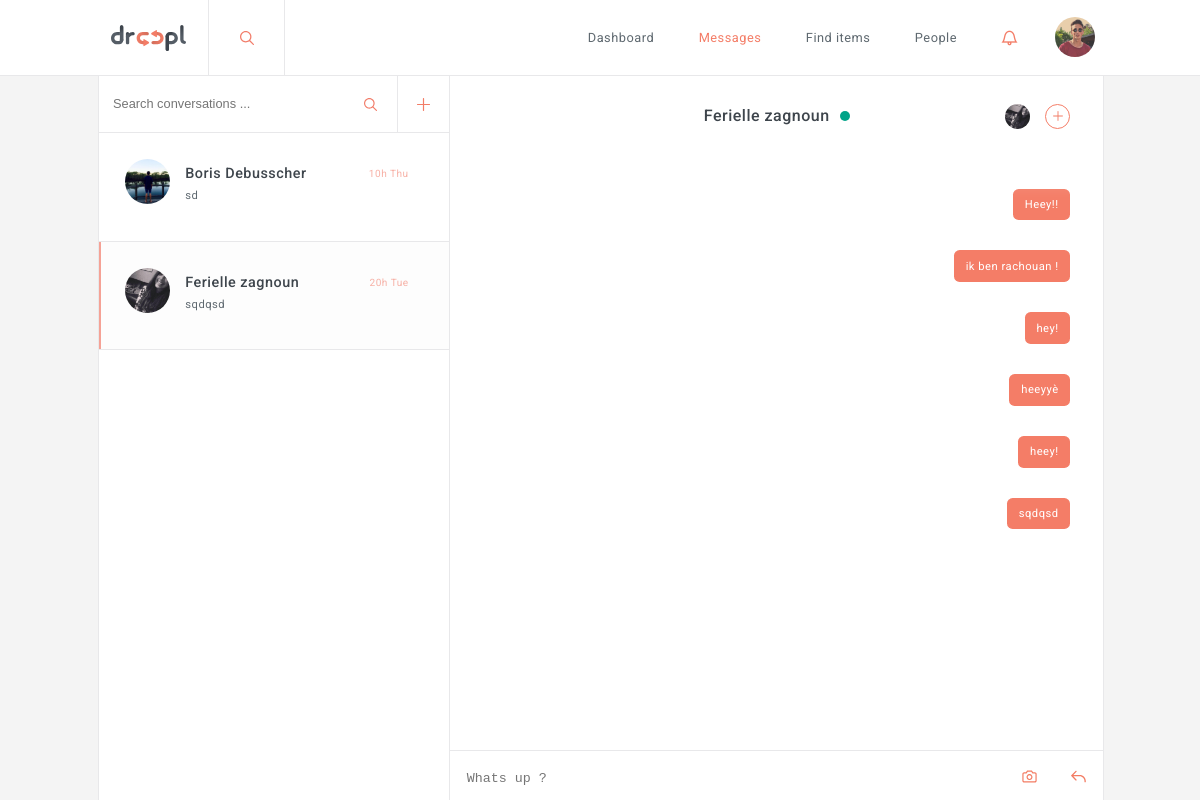
/development/index.php?page=messages&id=2 (signed in), run on an earlier commit of the app's database.
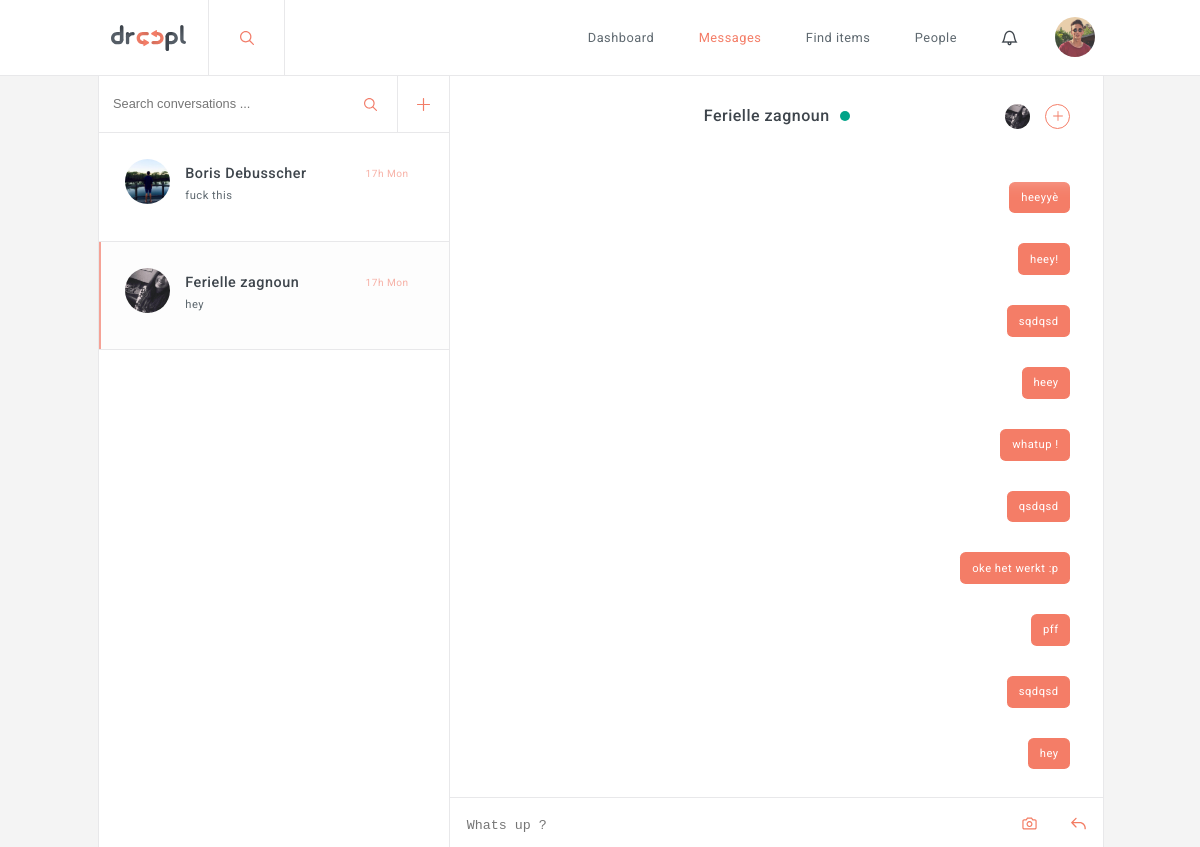
And on a later commit of the database.
### tables this page shows
CREATE TABLE `conversation` (
  `conversation_id` int(11) NOT NULL,
  `conversation_name` varchar(255) NOT NULL,
  `conversation_creation_date` timestamp NOT NULL DEFAULT CURRENT_TIMESTAMP ON UPDATE CURRENT_TIMESTAMP,
  `conversation_typing` tinyint(1) NOT NULL
);

CREATE TABLE `users` (
  `id` int(11) NOT NULL,
  `firstname` varchar(255) NOT NULL,
  `lastname` varchar(255) NOT NULL,
  `email` varchar(255) NOT NULL,
  `picture` varchar(255) NOT NULL,
  `age` date NOT NULL,
  `street` varchar(255) NOT NULL,
  `nr` varchar(255) NOT NULL,
  `zipcode` varchar(255) NOT NULL,
  `city` varchar(255) NOT NULL,
  `password` varchar(255) NOT NULL,
  `occupation` varchar(255) NOT NULL,
  `number` varchar(255) NOT NULL,
  `status` tinyint(1) NOT NULL,
  `verification` tinyint(1) NOT NULL,
  `description` text NOT NULL,
  `lang` varchar(255) NOT NULL,
  `latitude` varchar(255) NOT NULL,
  `longitude` varchar(255) NOT NULL
);

CREATE TABLE `conversation_users` (
  `id` int(11) NOT NULL,
  `conversation_id` int(11) NOT NULL,
  `user_id` int(11) NOT NULL,
  `creation_date` timestamp NOT NULL DEFAULT CURRENT_TIMESTAMP ON UPDATE CURRENT_TIMESTAMP,
  `user_typing` tinyint(1) NOT NULL
);

CREATE TABLE `messages` (
  `message_id` int(11) NOT NULL,
  `conversation_id` int(11) NOT NULL,
  `user_id` int(11) NOT NULL,
  `message` text NOT NULL,
  `message_creation_date` timestamp NOT NULL DEFAULT CURRENT_TIMESTAMP ON UPDATE CURRENT_TIMESTAMP
);

### development/controller/AppController.php (called while the page is built, shortened)
<?php
class AppController {
	public $route = array();
	public function filter() {
		call_user_func(array($this, $this->route['action']));
		$this->converstations();
	}
	public function converstations(){
		require_once WWW_ROOT . 'dao' .DS. 'ConvoUsersDAO.php';
		$this->convoUsersDAO = new ConvoUsersDAO();
		if(!empty($_SESSION['user'])){
			$converstations = $this->convoUsersDAO->getConversationByUserId($_SESSION['user']['id']);
		}
	}
	public function render() {
		require WWW_ROOT . 'parts/menu.php';
	    require WWW_ROOT . 'pages/' . strtolower($this->route['controller']) . DS . $this->route['action'] . '.php';
	    require WWW_ROOT . 'parts/footer.php';
	}
}

### development/index.php (called while the page is built, shortened)
<?php
require_once WWW_ROOT . 'classes' .DS. 'DatabasePDO.php';
require_once WWW_ROOT . 'includes' .DS. 'routes.php';
$route = $routes[$_GET['page']];
$controllerObj = new $controllerName();
$controllerObj->route = $route;
$controllerObj->filter();
$controllerObj->render();

### development/dao/ConvoUsersDAO.php (called while the page is built, shortened)
<?php
require_once WWW_ROOT .'classes'. DS . 'DatabasePDO.php';
class ConvoUsersDAO
{
	public $pdo;
	public function __construct(){
		$this->pdo = DatabasePDO::getInstance();
	}
	public function getConversationByUserId($user_id){
		$sql = 'SELECT c.conversation_id,c.conversation_name,u.id,u.firstname ,m.message,m.message_creation_date,u.lastname,u.picture
		FROM conversation_users AS cu
        LEFT OUTER JOIN conversation AS c
        on cu.conversation_id = c.conversation_id
		LEFT OUTER JOIN users AS u
        on u.id = (
           SELECT x.user_id
FROM conversation_users AS x
WHERE x.conversation_id = cu.conversation_id AND x.user_id != :check_id
GROUP BY x.conversation_id
        )
        LEFT OUTER JOIN messages AS m
        on c.conversation_id = m.conversation_id AND m.message_creation_date =
        (
           SELECT MAX(r.message_creation_date) FROM conversation_users AS k LEFT OUTER JOIN messages AS r ON r.conversation_id = k.conversation_id WHERE k.conversation_id = cu.conversation_id
        )
        WHERE cu.user_id = :user_id
        GROUP BY cu.id
        ORDER BY m.message_creation_date DESC';
		$stmt = $this->pdo->prepare($sql);
		$stmt->bindValue(':check_id',$user_id);
		$stmt->bindValue(':user_id',$user_id);
		if($stmt->execute()){
			$conversations = $stmt->fetchAll(PDO::FETCH_ASSOC);
			if(!empty($conversations)){
				return $conversations;
			}
		}
		return array();
	}
	public function getUserByConversationId($conversation_id){
		$sql = 'SELECT cu.user_id ,u.firstname,u.lastname,u.picture,cu.user_typing
FROM conversation_users AS cu
LEFT OUTER JOIN users AS u
ON u.id = cu.user_id
WHERE cu.conversation_id = :conversation_id
ORDER BY cu.user_typing DESC';
		$stmt = $this->pdo->prepare($sql);
		$stmt->bindValue(':conversation_id',$conversation_id);
		if($stmt->execute()){
			$users = $stmt->fetchAll(PDO::FETCH_ASSOC);
			if(!empty($users)){
				return $users;
			}
		}
		return array();
	}
}

### development/classes/DatabasePDO.php (called while the page is built)
<?php
class DatabasePDO
{
    public static function getInstance()
    {
        $dsn = Config::DB_TYPE . ':host=' . Config::DB_HOST . ';dbname=' . Config::DB_NAME;
        $pdo = new PDO($dsn, Config::DB_USER, Config::DB_PASS);
        $pdo->setAttribute(PDO::ATTR_ERRMODE, PDO::ERRMODE_EXCEPTION);
		$pdo->setAttribute(PDO::ATTR_EMULATE_PREPARES, false);
        return $pdo;
    }
}

### development/controller/MessagesController.php (called while the page is built, shortened)
<?php
require_once WWW_ROOT . 'controller'. DS .'AppController.php';
class MessagesController extends AppController{
	public function __construct(){
		require_once WWW_ROOT . 'dao' .DS. 'ConversationsDAO.php';
		require_once WWW_ROOT . 'dao' .DS. 'ConvoUsersDAO.php';
		require_once WWW_ROOT . 'dao' .DS. 'MessagesDAO.php';
		$this->conversationDAO = new ConversationsDAO();
		$this->convoUsersDAO = new ConvoUsersDAO();
		$this->messagesDAO = new MessagesDAO();
	}
	public function messages(){
		if(isset($_SESSION['user'])){
			if(!empty($_SESSION['user']['id'])){
				$conversations = $this->convoUsersDAO->getConversationByUserId($_SESSION['user']['id']);
				$id = 0;
				if(isset($_GET) && !empty($_GET['id'])){
					$id = $_GET['id'];
				}else{
					if(!empty($conversations)){
						$id = $conversations[0]['conversation_id'];
					}
				}
				$conversation = $this->conversationDAO->getConversationById($id,$_SESSION['user']['id']);
				if(isset($_SESSION['conversation'])){
					$convo_users = $this->convoUsersDAO->getUserByConversationId($conversation['conversation_id']);
					$messages = $this->messagesDAO->getMessagesByConversationId($conversation['conversation_id']);
				}
			}
		}else{
			$this->redirect("?page=login");
		}
	}
}

### development/dao/ConversationsDAO.php (called while the page is built)
<?php
require_once WWW_ROOT .'classes'. DS . 'DatabasePDO.php';
class ConversationsDAO
{
	public $pdo;
	public function __construct(){
		$this->pdo = DatabasePDO::getInstance();
	}
	public function getConversationById($conversation_id,$user_id){
		$sql = 'SELECT c.conversation_id,c.conversation_name,cu.user_id,cu.user_typing
		FROM conversation AS c
		LEFT OUTER JOIN conversation_users AS cu
        on cu.user_id = (
           SELECT x.user_id
FROM conversation_users AS x
WHERE x.conversation_id = c.conversation_id AND x.user_id != :user_id
GROUP BY x.conversation_id
        )
        WHERE c.conversation_id = :conversation_id
        GROUP BY c.conversation_id';
		$stmt = $this->pdo->prepare($sql);
		$stmt->bindValue(':conversation_id',$conversation_id);
		$stmt->bindValue(':user_id',$user_id);
		if($stmt->execute()){
			$conversation = $stmt->fetch(PDO::FETCH_ASSOC);
			if(!empty($conversation)){
				return $conversation;
			}
		}
		return array();
	}
}

### development/dao/MessagesDAO.php (called while the page is built, shortened)
<?php
require_once WWW_ROOT .'classes'. DS . 'DatabasePDO.php';
class MessagesDAO
{
	public $pdo;
	public function __construct(){
		$this->pdo = DatabasePDO::getInstance();
	}
	public function getMessagesByConversationId($conversation_id){
		$sql = 'SELECT m.message_id,m.message,u.id, u.firstname ,u.lastname,u.picture
		FROM messages AS m
		LEFT OUTER JOIN users AS u
        on m.user_id = u.id
        WHERE m.conversation_id = :conversation_id
        GROUP BY m.message_id
        ORDER BY m.message_creation_date DESC LIMIT 10 OFFSET 0';
		$stmt = $this->pdo->prepare($sql);
		$stmt->bindValue(':conversation_id',$conversation_id);
		if($stmt->execute()){
			$messages = $stmt->fetchAll(PDO::FETCH_ASSOC);
			if(!empty($messages)){
				return $messages;
			}
		}
		return array();
	}
}

### development/pages/messages/messages.php (the view, shortened to what this page needs)
<div class="messages">
<aside class="conversations">
    <form id="search-conversations">
        <input type="text" placeholder="Search conversations ..." id="search-conversations-input" name="search-conversations-input">
        <input type="button" id="submit-search-conversations" value="">
        <input type="button" id="new-conversation-btn" name="new-conversation-btn" value="">
    </form>
	<nav class="users">
		<ul>
			<?php foreach ($conversations as $key => $value) { ?>
			<li>
				<a href="?page=messages&id=<?php echo $value['conversation_id']; ?>" <?php if($value['conversation_id'] == $_SESSION['conversation']['conversation_id']){ echo 'class="selected"';} ?>>
				<header>
					<?php if(!empty($value['picture'])){ ?>
					<img src="images/profile_pictures/<?php echo $value['picture'];?>" alt="rachouan rejeb">
					<?php }else{ ?>
					<img src="images/profile_pictures/notfound.svg" alt="rachouan rejeb">
					<?php }?>
					<h1><?php echo $value['firstname'].' '.$value['lastname']; ?> <span><?php $hours = date("H", strtotime($value['message_creation_date'])); $date = date("D", strtotime($value['message_creation_date'])); echo $hours.'h '.$date;?></span></h1>
					<p><span><?php echo $value['message']; ?></span></p>
				</header>
			</a>
		</li>
			<?php } ?>
		</ul>
	</nav>
</aside>
<section class="messages">
	<header>
		<h1><?php echo $value['firstname'].' '.$value['lastname']; ?><span class="status"></span></h1>
		<nav>
			<ul>
				<?php foreach ($convo_users as $key => $value) { ?>
				<?php if(isset($_SESSION['user']) && $_SESSION['user']['id'] != $value['user_id']){ ?>
					<?php if($value['user_typing'] == 1){ ?>
					<li class="user animated bounce infinite"><img src="images/profile_pictures/<?php echo $value['picture']; ?>"></li>
					<?php }else{ ?>
					<li class="user"><?php if(!empty($value['picture'])){ ?>
			<img src="images/profile_pictures/<?php echo $value['picture'];?>" alt="rachouan rejeb">
			<?php }else{ ?>
			<img src="images/profile_pictures/notfound.svg" alt="rachouan rejeb">
			<?php }?></li>
					<?php } ?>
				<?php }
			} ?>
				<li class="add"><input type="submit" id="add_user" name="add_user"></li>
			</ul>
		</nav>
	</header>
	<aside class="chat">
		<ul>
			<?php
			$amount = count($messages)-1;
			for ($i = $amount; $i >= 0; $i--) {
				if($messages[$i]['id'] != $_SESSION['user']['id']){
				?>
				<li id="<?php echo $messages[$i]['message_id']; ?>" class="message"><p><?php if(!empty($messages[$i]['picture'])){ ?>
			<img src="images/profile_pictures/<?php echo $messages[$i]['picture'];?>" alt="rachouan rejeb">
			<?php }else{ ?>
			<img src="images/profile_pictures/notfound.svg" alt="rachouan rejeb">
			<?php }?><span><?php echo $messages[$i]['message']; ?></span></p></li>
			<?php
		}else{ ?>
		<li id="<?php echo $messages[$i]['message_id']; ?>" class="message"><p class="me"><span><?php echo $messages[$i]['message']; ?></span></p></li>
		<?php }
		} ?>
			</ul>
	</aside>
	<form action="" method="post" enctype="multipart/form-data">
				<textarea id="message" name="message" placeholder="Whats up ?"></textarea>
				<div id="message_image_upload">
				</div>
				<input type="submit" id="send_message" name="send_message" value="send message">
			</form>
</section>
</div>

### development/parts/menu.php (shortened to what this page needs)
<!DOCTYPE html>
<html class="no-js">
<head>
    <link rel="stylesheet" type="text/css" href="css/feather.css">
    <link rel="stylesheet" type="text/css" href="css/animate.css">
    <link rel="stylesheet" type="text/css" href="css/loaders.min.css">
    <link rel="stylesheet" type="text/css" href="css/hover.css">
	<link rel="stylesheet" type="text/css" href="css/style.css">
</head>
<body>
    <?php if($_GET['page'] != "login" && $_GET['page'] != "register"){ ?>
<header id="menu">
	<div>
    <h1><a href="?page=feed" class="logo"><span class="hide">Droopl</span></a></h1>
    <form action="">
        <input type="button" id="search_submit" name="search_submit" value="search">
    </form>
    <nav>
    	<ul>
    		<li><a href="?page=feed" <?php if($_GET['page'] == "feed"){ echo 'class="current-menu-page"'; }?> ><?php
            switch ($_SESSION['language']) {
			        case 'en':
			        echo "Dashboard";
			        break;
			    }
            ?></a></li>
            <li><a href="?page=messages" <?php if($_GET['page'] == "messages"){ echo 'class="current-menu-page"'; }?> ><?php
            switch ($_SESSION['language']) {
			        case 'en':
			        echo "Messages";
			        break;
			    }
            ?></a></li>
    		<li><a href="" <?php if($_GET['page'] == "items"){ echo 'class="current-menu-page"'; }?> ><?php
            switch ($_SESSION['language']) {
			        case 'en':
			        echo "Find items";
			        break;
			    }
            ?></a></li>
    		<li><a href="" <?php if($_GET['page'] == "people"){ echo 'class="current-menu-page"'; }?> ><?php
            switch ($_SESSION['language']) {
			        case 'en':
			        echo "People";
			        break;
			    }
            ?></a></li>
    		<li id="notif" class="notifications">
    			<span class="icon-bell"></span>
    		</li>
    		<li class="profile">
                <?php if(!empty($_SESSION['user'])){ ?>
    			<?php if(!empty($_SESSION['user']['picture'])){ ?>
				<img class="profile-img" src="images/profile_pictures/<?php echo $_SESSION['user']['picture'];?>" alt="rachouan rejeb">
				<?php }else{ ?>
				<img class="profile-img" src="images/profile_pictures/notfound.svg" alt="rachouan rejeb">
				<?php }?>
                <? } ?>
    		</li>
    	</ul>
    </nav>
    </div>
</header>
<?php } ?>
<article>

### development/parts/footer.php (shortened to what this page needs)
</article>
</body>
</html>

### development/css/feather.css (style rules this page uses)
[class^="icon-"], [class*=" icon-"] { display: inline-block; font-family: "feather"; font-style: normal; font-weight: normal; font-variant: normal; text-transform: none; speak: none; line-height: 1; -webkit-font-smoothing: antialiased; -moz-osx-font-smoothing: grayscale; }
.icon-bell:before { content: "\e006"; }

What changed in the data, as far as the page shows it:
no longer on this page (row unchanged): messages: message "Heey!!"
no longer on this page (row unchanged): messages: message "ik ben rachouan !"
no longer on this page (row unchanged): messages: message "hey!"
computed for conversation "Boris": hours "10" → "17"; date "Thu" → "Mon"; message "sd" → "fuck this"
computed for conversation "Ferielle": hours "20" → "17"; date "Tue" → "Mon"; message "sqdqsd" → "hey"
added messages: message "heey"
added messages: message "whatup !"
added messages: message "qsdqsd"
added messages: message "oke het werkt :p"
added messages: message "pff"
added messages: message "sqdqsd"
added messages: message "hey"
